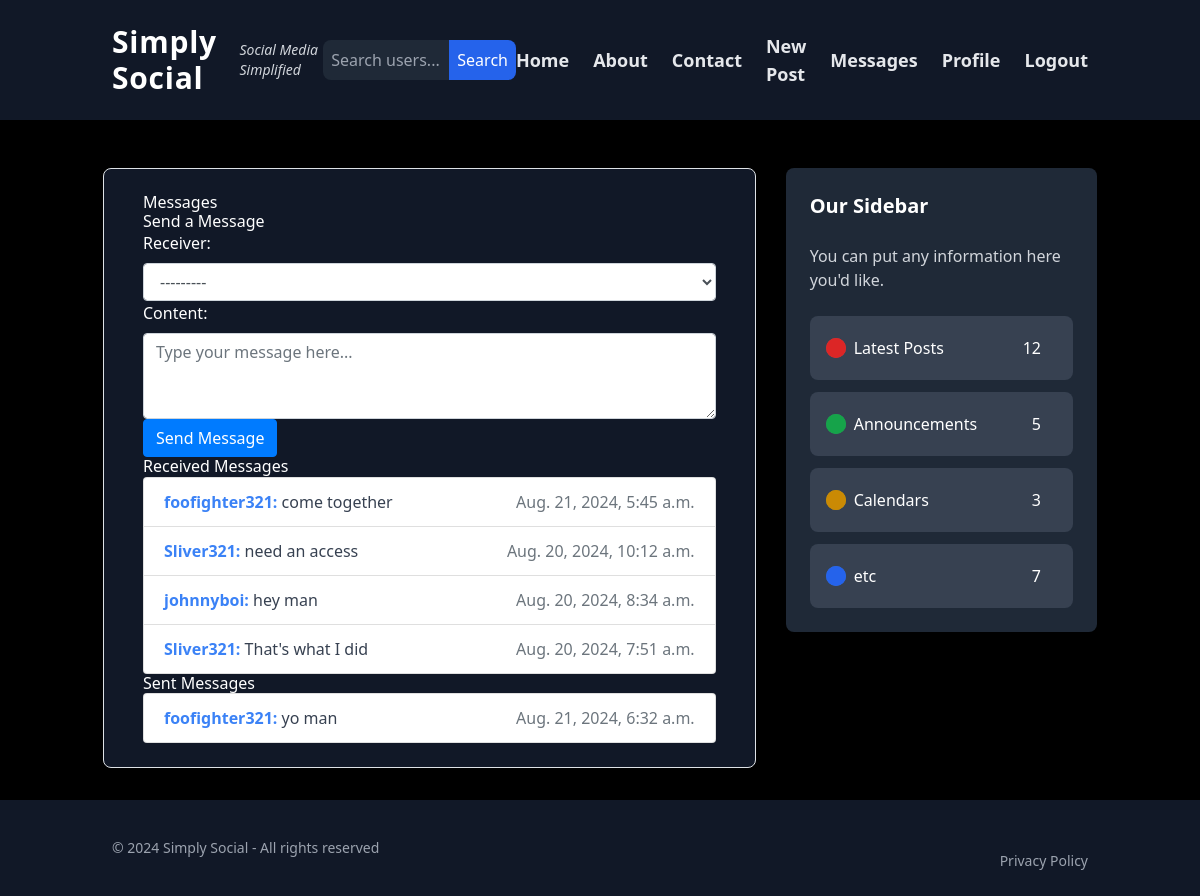
/blog/home/messages/ (signed in), run on an earlier commit of the app's database.
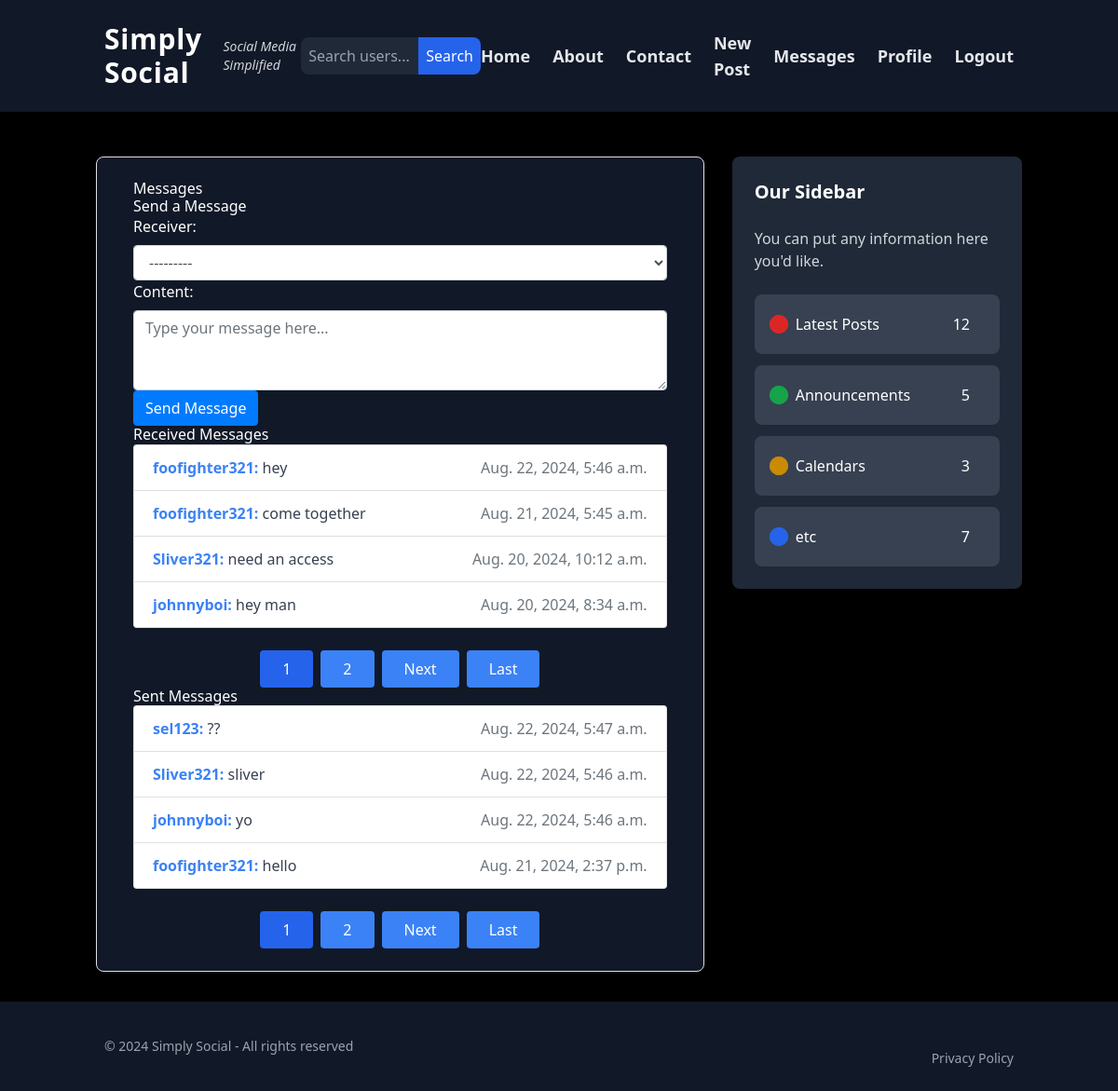
And on a later commit of the database.
### blog/models.py (models this page shows, shortened)
class Message(models.Model):
    sender = models.ForeignKey(User, related_name='sent_messages', on_delete=models.CASCADE)
    receiver = models.ForeignKey(User, related_name='received_messages', on_delete=models.CASCADE)
    content = models.TextField()
    timestamp = models.DateTimeField(auto_now_add=True)
    key = models.CharField(max_length=44, blank=True, null=True)  # Adjusted length to match Fernet key size
    read = models.BooleanField(default=False)
    class Meta:
        ordering = ['-timestamp']

### blog/views.py (the view)
# urls.py: path('home/messages/', views.message_list, name='message-list'),
@login_required
def message_list(request):
    if request.method == 'POST':
        form = MessageForm(request.POST)
        if form.is_valid():
            message = form.save(commit=False)
            message.sender = request.user
            message.save()
            django_messages.success(request, "Message sent successfully!")
            return redirect('message-list')  # Redirect to avoid resubmission of form
    else:
        form = MessageForm()
    received_messages = Message.objects.filter(receiver=request.user).order_by('-timestamp')
    sent_messages = Message.objects.filter(sender=request.user).order_by('-timestamp')
    for message in received_messages:
        message.decrypted_content = decrypt_message_content(message, request.user)
    for message in sent_messages:
        message.decrypted_content = decrypt_message_content(message, request.user)
    received_paginator = Paginator(received_messages, 4)  # Show 4 messages per page
    received_page_number = request.GET.get('received_page')
    received_page_obj = received_paginator.get_page(received_page_number)
    sent_paginator = Paginator(sent_messages, 4)  # Show 5 messages per page
    sent_page_number = request.GET.get('sent_page')
    sent_page_obj = sent_paginator.get_page(sent_page_number)
    return render(request, 'blog/message_list.html', {
        'form': form,
        'received_messages': received_page_obj,
        'sent_messages': sent_page_obj,
        'received_page_obj': received_page_obj,
        'sent_page_obj': sent_page_obj,
    })

### blog/forms.py
class MessageForm(forms.ModelForm):
    class Meta:
        model = Message
        fields = ['receiver','content']
        widgets = {
            'receiver': forms.Select(attrs={'class': 'form-control'}),
            'content': forms.Textarea(attrs={'class': 'form-control', 'rows': 3, 'placeholder': 'Type your message here...'})
        }

### blog/views.py (called while the page is built)
def decrypt_message_content(message, user):
    try:
        cipher_suite = Fernet(message.key.encode('utf-8'))
        decrypted_content = cipher_suite.decrypt(message.content.encode('utf-8')).decode('utf-8')
        return decrypted_content
    except InvalidToken:
        return "Decryption failed: Invalid token."
    except Exception as e:
        return f"Decryption error: {str(e)}"

def base_context(request):
    context = {}
    if request.user.is_authenticated:
        context['has_unread_messages'] = Message.objects.filter(receiver=request.user, read=False).exists()
    return context

### blog/templates/blog/message_list.html (shortened to what this page needs)
{% extends "blog/base.html" %}
{% block content %}
  <div class="container">
    <h2>Messages</h2>
    <h3>Send a Message</h3>
    <form method="post">
      {{ form.as_p }}
      <button type="submit" class="btn btn-primary">Send Message</button>
    </form>
    <h3>Received Messages</h3>
    <ul class="list-group">
      {% for message in received_messages %}
        <li class="list-group-item">
          <strong class="text-blue-500">{{ message.sender.username }}:</strong> <span class="text-gray-700">{{ message.decrypted_content }}</span>
          <span class="float-right text-muted">{{ message.timestamp }}</span>
        </li>
      {% empty %}
        <li class="list-group-item text-gray-700">No messages received.</li>
      {% endfor %}
    </ul>
    {% if received_page_obj.has_other_pages %}
        <div class="flex justify-center mt-6">
            <nav class="flex space-x-2">
                {% for num in received_page_obj.paginator.page_range %}
                    {% if received_page_obj.number == num %}
                        <span class="px-4 py-2 bg-blue-600 text-white rounded">{{ num }}</span>
                    {% elif num > received_page_obj.number|add:"-3" and num < received_page_obj.number|add:"3" %}
                        <a class="px-4 py-2 bg-blue-500 text-white rounded hover:bg-blue-600" href="?received_page={{ num }}">{{ num }}</a>
                    {% endif %}
                {% endfor %}
                {% if received_page_obj.has_next %}
                    <a class="px-4 py-2 bg-blue-500 text-white rounded hover:bg-blue-600" href="?received_page={{ received_page_obj.next_page_number }}">Next</a>
                    <a class="px-4 py-2 bg-blue-500 text-white rounded hover:bg-blue-600" href="?received_page={{ received_page_obj.paginator.num_pages }}">Last</a>
                {% endif %}
            </nav>
        </div>
    {% endif %}
    <h3>Sent Messages</h3>
    <ul class="list-group">
      {% for message in sent_messages %}
        <li class="list-group-item">
          <strong class="text-blue-500">{{ message.receiver.username }}:</strong> <span class="text-gray-700">{{ message.decrypted_content }}</span>
          <span class="float-right text-muted">{{ message.timestamp }}</span>
        </li>
      {% empty %}
        <li class="list-group-item text-gray-700">No messages sent.</li>
      {% endfor %}
    </ul>
    {% if sent_page_obj.has_other_pages %}
        <div class="flex justify-center mt-6">
            <nav class="flex space-x-2">
                {% for num in sent_page_obj.paginator.page_range %}
                    {% if sent_page_obj.number == num %}
                        <span class="px-4 py-2 bg-blue-600 text-white rounded">{{ num }}</span>
                    {% elif num > sent_page_obj.number|add:"-3" and num < sent_page_obj.number|add:"3" %}
                        <a class="px-4 py-2 bg-blue-500 text-white rounded hover:bg-blue-600" href="?sent_page={{ num }}">{{ num }}</a>
                    {% endif %}
                {% endfor %}
                {% if sent_page_obj.has_next %}
                    <a class="px-4 py-2 bg-blue-500 text-white rounded hover:bg-blue-600" href="?sent_page={{ sent_page_obj.next_page_number }}">Next</a>
                    <a class="px-4 py-2 bg-blue-500 text-white rounded hover:bg-blue-600" href="?sent_page={{ sent_page_obj.paginator.num_pages }}">Last</a>
                {% endif %}
            </nav>
        </div>
    {% endif %}
  </div>
{% endblock %}

What changed in the data, as far as the page shows it:
no longer on this page (row unchanged): Message: sender.username "Sliver321", decrypted_content "That's what I did", timestamp "Aug. 20, 2024, 7:51 a.m.", shown under "Received Messages"
no longer on this page (row unchanged): Message: receiver.username "foofighter321", decrypted_content "yo man", timestamp "Aug. 21, 2024, 6:32 a.m.", shown under "Sent Messages"
added Message: sender.username "foofighter321", decrypted_content "hey", timestamp "Aug. 22, 2024, 5:46 a.m.", shown under "Received Messages"
added Message: receiver.username "sel123", decrypted_content "??", timestamp "Aug. 22, 2024, 5:47 a.m.", shown under "Sent Messages"
added Message: receiver.username "Sliver321", decrypted_content "sliver", timestamp "Aug. 22, 2024, 5:46 a.m.", shown under "Sent Messages"
added Message: receiver.username "johnnyboi", decrypted_content "yo", timestamp "Aug. 22, 2024, 5:46 a.m.", shown under "Sent Messages"
added Message: receiver.username "foofighter321", decrypted_content "hello", timestamp "Aug. 21, 2024, 2:37 p.m.", shown under "Sent Messages"
Also different on the page:
new list line: "1"
new list line: "2"
text now shown: "Next Last Next Last"
